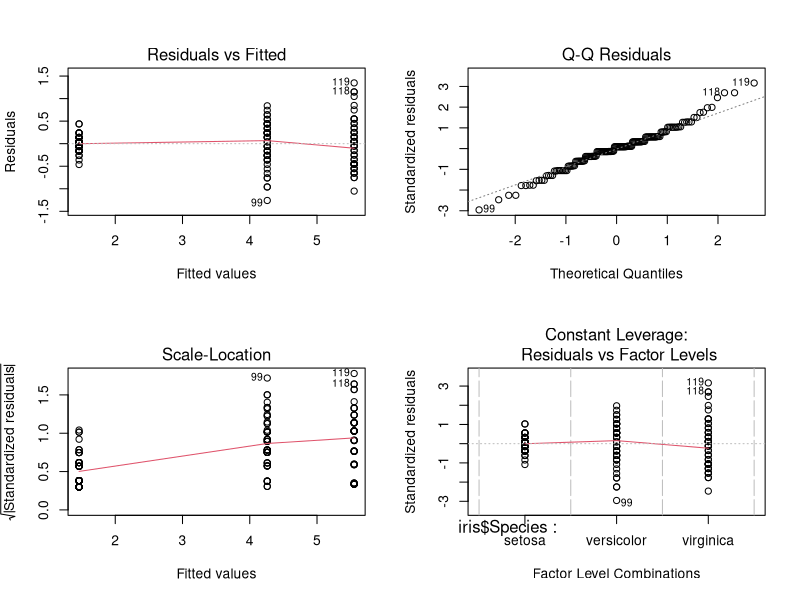
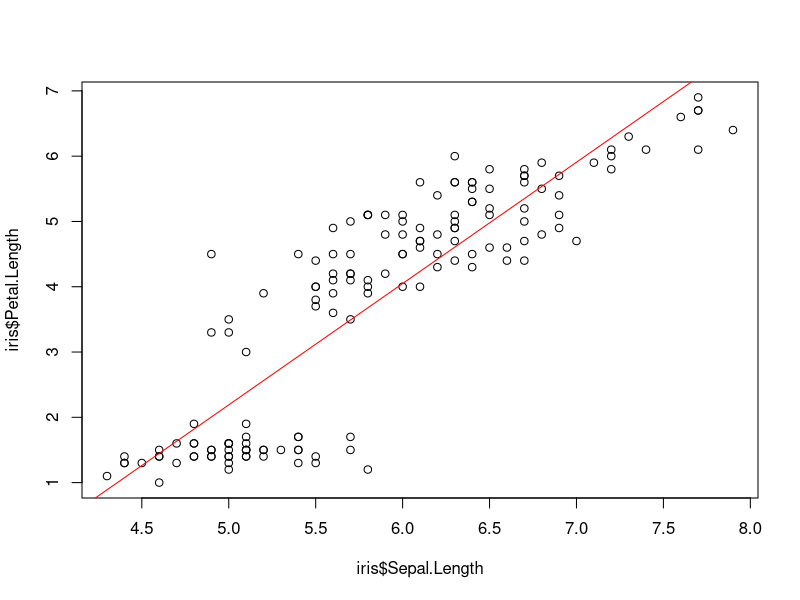
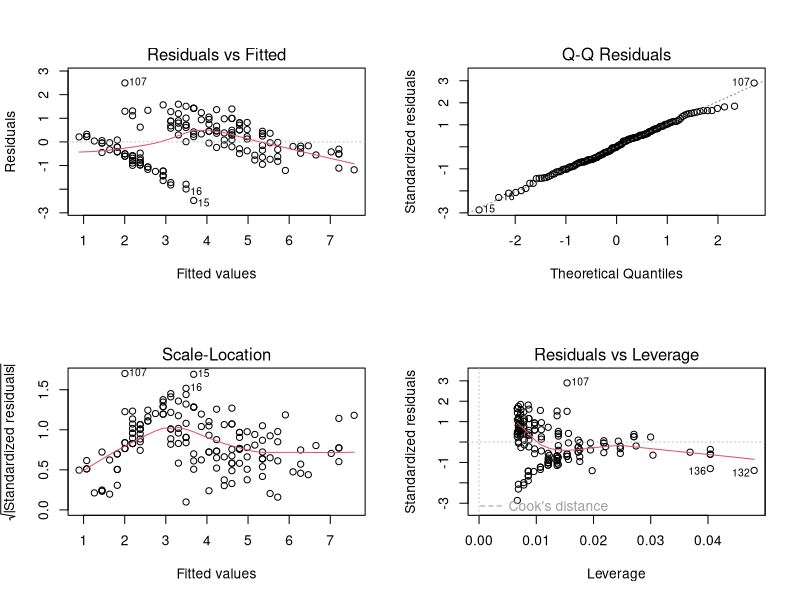

Recreate these plots in R, in order.
## t tests
## One sample t-test ##

# E.g A farmer has 10 hedgerows
# There has been a mean of 2 birds recorded per hedge. 
# The landowner sows wild bird cover to encourage bird populations
# The number of birds are resurveyed
# Is the new count of birds per hedge different?

birds <- c(4, 2, 5, 4, 6, 3, 1, 4, 3, 5)

t.test(birds, alternative = "greater", mu=2)


## Two sample t-test ##

# Two categories of people - breakfast eaters, and non-breakfast-eaters
# Number of biscuits eaten at coffee morning counted
# Is there a different in biscuit consumption between those who did or didn't eat breakfast?

breaky <- c(1,2,1,1,2,1,3,2,2,1)
no_breaky <- c(1,2,4,5,4,8,3,5,7,9)

t.test(breaky, no_breaky)

## ANOVA ##

# E.g. One way Analysis of Variance using iris data
data(iris)

one.way <- aov(iris$Petal.Length ~ iris$Species)
summary(one.way)

# Model checking

par(mfrow=c(2,2)) # change how many plots shown in window
plot(one.way) #produces diagnostic plots

## Linear regression ##

model1 <- lm(iris$Petal.Length ~ iris$Sepal.Length)
summary(model1)

par(mfrow=c(1,1)) #change back to one plot in the window
plot(iris$Petal.Length ~ iris$Sepal.Length)
abline(model1, col='red') #plots lm line, slope and intercept can be found in summary

#model diagnostics
par(mfrow=c(2,2))
plot(model1)


## Remove everything from environment ##

rm(list=ls())
